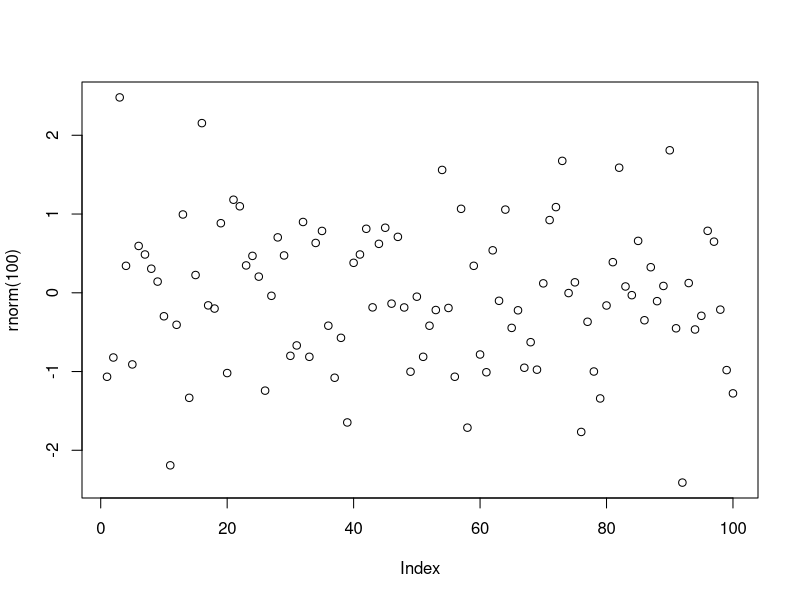

This figure's R source:
## ---- chunk 1
maths <- c(12, 16, 8, 18, 6, 10)
anglais <- c(14, 9, 13, 15, 17, 11)
sport <- c(18, 11, 14, 10, 8, 12)
## ---- chunk 2
mean(anglais)
(maths + anglais + sport) / 3
## ---- chunk 3
maths <- c(12, 16, 8, 18, 6, 10)
anglais <- c(14, 9, 13, 15, 17, 11)
sport <- c(18, 11, 14, 10, 8, 12)
## ---- chunk 4
mean(anglais)
(maths + anglais + sport) / 3
plot(rnorm(100))
